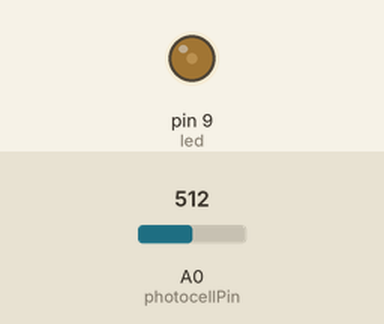
Bench run of a sketch on a simulated Arduino Uno, built with avr-gcc and run on an emulated ATmega328P. Shown: output pins drawn as LEDs (lit = HIGH). Inputs (shaded band) come from the test bench; at power-on: A0 (photocellPin) = 512.

Above: at 1.8 s.
1.9 s: A0 (photocellPin) set to 791
3.4 s: A0 (photocellPin) set to 812
At 4.6 s:
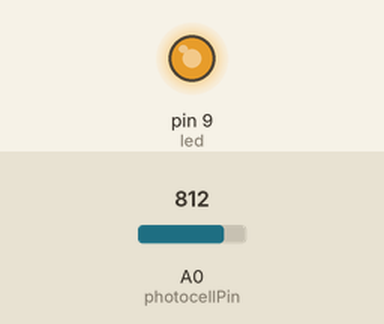
5.5 s: A0 (photocellPin) set to 790
At 7.2 s:
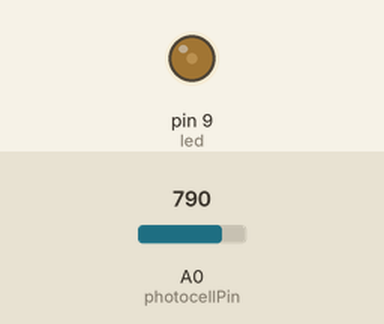
7.5 s: A0 (photocellPin) set to 810
At 8.9 s:
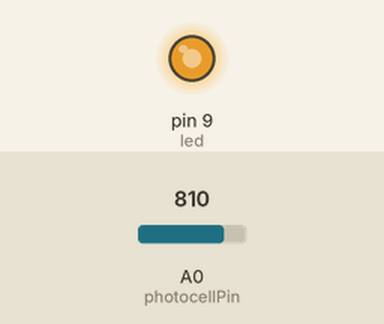
Timing chart, 0 to 10.5 s (numbered marks = the images above; inputs shaded):
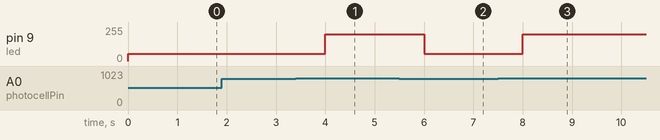

Measured:
- the behaviour switches between 799 and 800 on A0 (photocellPin) (found by bisection; images 0 and 1)
- after the input at 1.9 s, every drawn part: stays the same
- after the input at 3.4 s, pin 9 (led): 55/255 → 200/255 after 0.60 s
- after the input at 5.5 s, pin 9 (led): 200/255 → 55/255 after 0.50 s
- after the input at 7.5 s, pin 9 (led): 55/255 → 200/255 after 0.50 s

The sketch:

fade.ino
```cpp
int led = 9;           // the pin that the LED is attached to
int brightness = 0;    // how bright the LED is
int fadeAmount = 5;    // how many points to fade the LED by

int photocellPin = 0;     // the cell and 10K pulldown are connected to a0
int photocellReading;     // the analog reading from the analog resistor divider

// the setup routine runs once when you press reset:
void setup()  {
  // declare pin 9 to be an output:
  pinMode(led, OUTPUT);
  Serial.begin(9600);
}

// the loop routine runs over and over again forever:
void loop()  {
  photocellReading = analogRead(photocellPin);
  if(photocellReading < 800){
    makeDark();
  }
  else{
    makeBright();
  }
  delay(1000);
}


void makeBright(){
    analogWrite(led, 200);
}
void makeDark(){
    analogWrite(led, 55);
}
```
